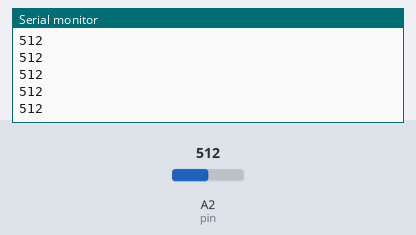
This sketch was run on a simulated Arduino Uno, built with avr-gcc and run on an emulated ATmega328P. Parts: the last lines printed to the serial monitor. The inputs (shaded band) are chosen by the test bench; at power-on: A2 (pin) = 512.

Above: at 1.2 s.
1.3 s: A2 (pin) set to 716
At 2.3 s:
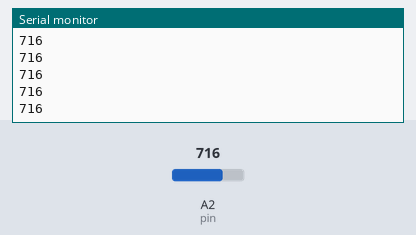
2.8 s: A2 (pin) set to 900
At 3.9 s:
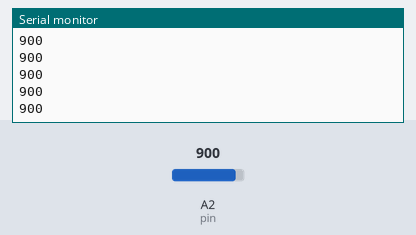
Timing chart, 0 to 5.8 s (numbered marks = the images above; inputs shaded):
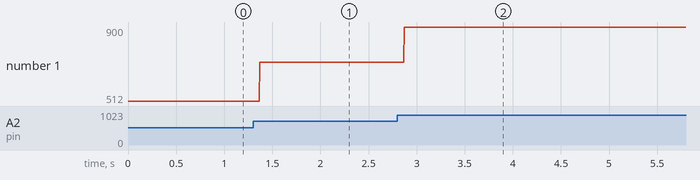

Measured:
- after the input at 1.3 s, the serial monitor: prints a new line after 0.07 s (image 1)
- after the input at 2.8 s, the serial monitor: prints a new line after 0.07 s (image 2)
- plotted number 1: 512 → 716 after the input at 1.3 s, 716 → 900 after the input at 2.8 s

The sketch:

photoresistor.ino
```cpp
/*
 *  Photoresistor sample code. Prints out value of photoresistor
 *  reading on analog pin A5.
 */

int pin = A2;
int val = 0;

void setup() {
  Serial.begin(9600);
}

void loop() {
  val = analogRead(pin);
  Serial.println(val);
}
```
